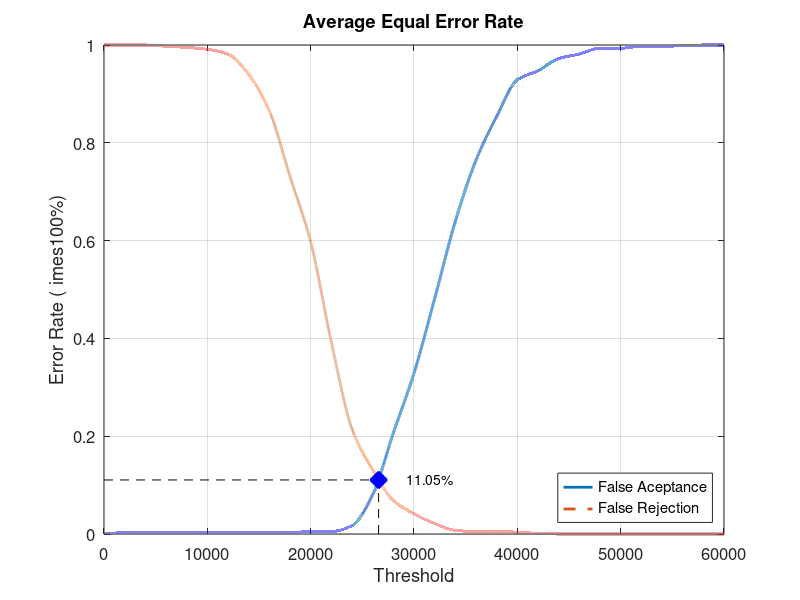
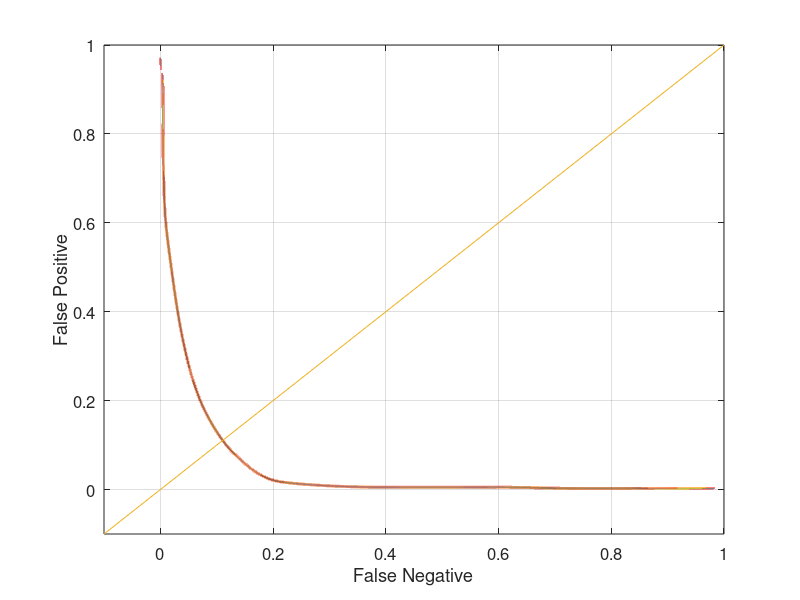

Write the MATLAB code that produced these figures, in order.
close all;
clear;
clc;
x = 0:2000:60000;
xq = 0:0.5:60000;

y0 = [0 0.00263158 0.00263158 0.00263158 0.00263158 0.00263158 0.00263158 0.00263158 0.00263158 0.00263158 0.00526316 0.00526316 0.0171053 0.0802632 0.206579 0.328947 0.481579 0.639474 0.764474 0.853947 0.928947 0.947368 0.972368 0.981579 0.993421 0.993421 0.997368 0.997368 0.998684 1 1]
yy0 = interp1(x, y0, xq, 'pchip');
y1 = [1 1 1 0.9975 0.995 0.99125 0.98125 0.94 0.865 0.73125 0.5975 0.3925 0.215 0.13125 0.06875 0.04125 0.02125 0.0075 0.005 0.005 0.00375 0.00125 0 0 0 0 0 0 0 0 0]
yy1 = interp1(x, y1, xq, 'pchip');

% Calculating EER: 
y2 = abs(y0 - y1);
find(y2 == min(y2))
yy2 = abs(yy0 - yy1);
xEER = find(yy2 == min(yy2));
xEERIndex = xq(xEER) % X-axis EER
yEER = yy0(xEER) % Y-axis EER

main = figure
plot(xq, yy0,'-','LineWidth', 2);	hold on
plot(xq, yy1,'--','LineWidth', 2);	hold on
plot([xEERIndex xEERIndex], [0 yEER], 'k--');	hold on
plot([0 xEERIndex], [yEER yEER], 'k--');	hold on
plot(xEERIndex, yEER, 'bx', 'LineWidth', 10);	hold on
text(xEERIndex + 10 * xEERIndex / 100, yEER, [num2str(round((10000 * yEER)) / 100) '%'])
legend('False Aceptance', 'False Rejection', 'Location', 'SouthEast')
xlabel('Threshold')
ylabel('Error Rate (	imes100%)')
title('Average Equal Error Rate')
set(gca, 'FontSize', 12)
axis([0 60000 0 1])
grid on

print(main, 'Experiment1AverageMain', '-dpng');
FNRxFPR = figure('Color', [1 1 1]);
plot(yy1, yy0, '-', yy1, yy0, 'LineWidth', 2);
hold on
y = -0.1:0.1:1
plot(y, y); 
set(gca, 'FontSize', 12)
xlabel('False Negative')
ylabel('False Positive')
axis([-0.1 1 -0.1 1])
set(gca, 'FontSize', 12)
grid on

print(FNRxFPR, 'Experiment1AverageFNRxFPR','-dpng');
